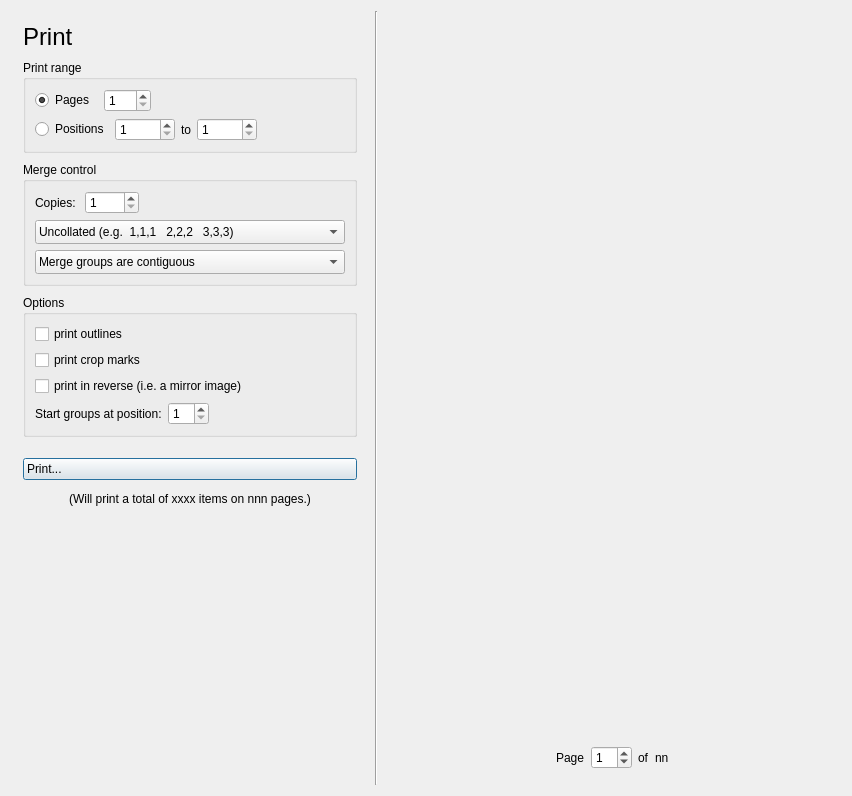
<?xml version="1.0" encoding="UTF-8"?>
<ui version="4.0">
 <class>PrintView</class>
 <widget class="QWidget" name="PrintView">
  <property name="geometry">
   <rect>
    <x>0</x>
    <y>0</y>
    <width>852</width>
    <height>796</height>
   </rect>
  </property>
  <property name="sizePolicy">
   <sizepolicy hsizetype="Expanding" vsizetype="Expanding">
    <horstretch>0</horstretch>
    <verstretch>0</verstretch>
   </sizepolicy>
  </property>
  <property name="windowTitle">
   <string notr="true">Form</string>
  </property>
  <layout class="QHBoxLayout" name="horizontalLayout" stretch="0,0,1">
   <item>
    <layout class="QVBoxLayout" name="verticalLayout_2">
     <property name="spacing">
      <number>9</number>
     </property>
     <property name="sizeConstraint">
      <enum>QLayout::SetDefaultConstraint</enum>
     </property>
     <property name="leftMargin">
      <number>12</number>
     </property>
     <property name="topMargin">
      <number>12</number>
     </property>
     <property name="rightMargin">
      <number>12</number>
     </property>
     <property name="bottomMargin">
      <number>12</number>
     </property>
     <item>
      <widget class="QLabel" name="titleLabel">
       <property name="sizePolicy">
        <sizepolicy hsizetype="Minimum" vsizetype="Preferred">
         <horstretch>0</horstretch>
         <verstretch>0</verstretch>
        </sizepolicy>
       </property>
       <property name="text">
        <string notr="true">&lt;span style=&quot; font-size:18pt;&quot;&gt;Print&lt;/span&gt;</string>
       </property>
      </widget>
     </item>
     <item>
      <widget class="QGroupBox" name="printRangeBox">
       <property name="sizePolicy">
        <sizepolicy hsizetype="Minimum" vsizetype="Preferred">
         <horstretch>0</horstretch>
         <verstretch>0</verstretch>
        </sizepolicy>
       </property>
       <property name="minimumSize">
        <size>
         <width>300</width>
         <height>0</height>
        </size>
       </property>
       <property name="maximumSize">
        <size>
         <width>16777215</width>
         <height>16777215</height>
        </size>
       </property>
       <property name="title">
        <string>Print range</string>
       </property>
       <layout class="QVBoxLayout" name="verticalLayout_4">
        <item>
         <layout class="QHBoxLayout" name="horizontalLayout_5">
          <property name="spacing">
           <number>9</number>
          </property>
          <item>
           <widget class="QRadioButton" name="printRangePagesRadio">
            <property name="text">
             <string>Pages</string>
            </property>
            <property name="checked">
             <bool>true</bool>
            </property>
            <attribute name="buttonGroup">
             <string notr="true">buttonGroup</string>
            </attribute>
           </widget>
          </item>
          <item>
           <widget class="QSpinBox" name="printRangePagesSpin">
            <property name="buttonSymbols">
             <enum>QAbstractSpinBox::UpDownArrows</enum>
            </property>
            <property name="accelerated">
             <bool>true</bool>
            </property>
            <property name="minimum">
             <number>1</number>
            </property>
            <property name="maximum">
             <number>250</number>
            </property>
           </widget>
          </item>
          <item>
           <spacer name="horizontalSpacer">
            <property name="orientation">
             <enum>Qt::Horizontal</enum>
            </property>
            <property name="sizeHint" stdset="0">
             <size>
              <width>40</width>
              <height>20</height>
             </size>
            </property>
           </spacer>
          </item>
         </layout>
        </item>
        <item>
         <layout class="QHBoxLayout" name="horizontalLayout_3">
          <item>
           <widget class="QRadioButton" name="printRangePositionsRadio">
            <property name="text">
             <string>Positions</string>
            </property>
            <attribute name="buttonGroup">
             <string notr="true">buttonGroup</string>
            </attribute>
           </widget>
          </item>
          <item>
           <widget class="QSpinBox" name="printRangeStartPositionSpin">
            <property name="sizePolicy">
             <sizepolicy hsizetype="Fixed" vsizetype="Fixed">
              <horstretch>0</horstretch>
              <verstretch>0</verstretch>
             </sizepolicy>
            </property>
            <property name="minimumSize">
             <size>
              <width>60</width>
              <height>0</height>
             </size>
            </property>
            <property name="alignment">
             <set>Qt::AlignLeading|Qt::AlignLeft|Qt::AlignVCenter</set>
            </property>
            <property name="minimum">
             <number>1</number>
            </property>
           </widget>
          </item>
          <item>
           <widget class="QLabel" name="label_4">
            <property name="text">
             <string>to</string>
            </property>
           </widget>
          </item>
          <item>
           <widget class="QSpinBox" name="printRangeLastPositionSpin">
            <property name="sizePolicy">
             <sizepolicy hsizetype="Fixed" vsizetype="Fixed">
              <horstretch>0</horstretch>
              <verstretch>0</verstretch>
             </sizepolicy>
            </property>
            <property name="minimumSize">
             <size>
              <width>60</width>
              <height>0</height>
             </size>
            </property>
            <property name="minimum">
             <number>1</number>
            </property>
           </widget>
          </item>
          <item>
           <spacer name="horizontalSpacer_6">
            <property name="orientation">
             <enum>Qt::Horizontal</enum>
            </property>
            <property name="sizeHint" stdset="0">
             <size>
              <width>40</width>
              <height>20</height>
             </size>
            </property>
           </spacer>
          </item>
         </layout>
        </item>
       </layout>
      </widget>
     </item>
     <item>
      <widget class="QGroupBox" name="mergeBox">
       <property name="title">
        <string>Merge control</string>
       </property>
       <layout class="QGridLayout" name="gridLayout">
        <item row="0" column="0">
         <layout class="QHBoxLayout" name="horizontalLayout_2">
          <property name="spacing">
           <number>9</number>
          </property>
          <item>
           <widget class="QLabel" name="label">
            <property name="text">
             <string>Copies:</string>
            </property>
           </widget>
          </item>
          <item>
           <widget class="QSpinBox" name="mergeCopiesSpin">
            <property name="minimum">
             <number>1</number>
            </property>
            <property name="maximum">
             <number>9999</number>
            </property>
           </widget>
          </item>
          <item>
           <spacer name="horizontalSpacer_3">
            <property name="orientation">
             <enum>Qt::Horizontal</enum>
            </property>
            <property name="sizeHint" stdset="0">
             <size>
              <width>40</width>
              <height>20</height>
             </size>
            </property>
           </spacer>
          </item>
         </layout>
        </item>
        <item row="1" column="0">
         <widget class="QComboBox" name="mergeCollateCombo">
          <property name="styleSheet">
           <string notr="true">text-align:left; padding:3px;</string>
          </property>
          <property name="iconSize">
           <size>
            <width>32</width>
            <height>32</height>
           </size>
          </property>
          <item>
           <property name="text">
            <string>Uncollated (e.g.  1,1,1   2,2,2   3,3,3)</string>
           </property>
           <property name="icon">
            <iconset theme="glabels-uncollated"/>
           </property>
          </item>
          <item>
           <property name="text">
            <string>Collated   (e.g.  1,2,3   1,2,3   1,2,3)</string>
           </property>
           <property name="icon">
            <iconset theme="glabels-collated"/>
           </property>
          </item>
         </widget>
        </item>
        <item row="2" column="0">
         <widget class="QComboBox" name="mergeGroupCombo">
          <property name="styleSheet">
           <string notr="true">text-align:left; padding:3px;</string>
          </property>
          <property name="iconSize">
           <size>
            <width>32</width>
            <height>32</height>
           </size>
          </property>
          <item>
           <property name="text">
            <string>Merge groups are contiguous</string>
           </property>
           <property name="icon">
            <iconset theme="glabels-merge-group-contiguous"/>
           </property>
          </item>
          <item>
           <property name="text">
            <string>Merge groups start on a new page</string>
           </property>
           <property name="icon">
            <iconset theme="glabels-merge-group-page"/>
           </property>
          </item>
         </widget>
        </item>
       </layout>
      </widget>
     </item>
     <item>
      <widget class="QGroupBox" name="groupBox_4">
       <property name="sizePolicy">
        <sizepolicy hsizetype="Minimum" vsizetype="Preferred">
         <horstretch>0</horstretch>
         <verstretch>0</verstretch>
        </sizepolicy>
       </property>
       <property name="minimumSize">
        <size>
         <width>300</width>
         <height>0</height>
        </size>
       </property>
       <property name="maximumSize">
        <size>
         <width>16777215</width>
         <height>16777215</height>
        </size>
       </property>
       <property name="title">
        <string>Options</string>
       </property>
       <layout class="QGridLayout" name="gridLayout_4">
        <item row="1" column="0">
         <layout class="QVBoxLayout" name="verticalLayout">
          <item>
           <widget class="QCheckBox" name="printOutlinesCheck">
            <property name="text">
             <string>print outlines</string>
            </property>
           </widget>
          </item>
          <item>
           <widget class="QCheckBox" name="printCropMarksCheck">
            <property name="text">
             <string>print crop marks</string>
            </property>
           </widget>
          </item>
          <item>
           <widget class="QCheckBox" name="printReverseCheck">
            <property name="text">
             <string>print in reverse (i.e. a mirror image)</string>
            </property>
           </widget>
          </item>
          <item>
           <widget class="QWidget" name="mergeOnlyOptions" native="true">
            <layout class="QHBoxLayout" name="horizontalLayout_8">
             <property name="leftMargin">
              <number>0</number>
             </property>
             <property name="topMargin">
              <number>0</number>
             </property>
             <property name="rightMargin">
              <number>0</number>
             </property>
             <property name="bottomMargin">
              <number>0</number>
             </property>
             <item>
              <widget class="QLabel" name="label_2">
               <property name="sizePolicy">
                <sizepolicy hsizetype="Minimum" vsizetype="Preferred">
                 <horstretch>0</horstretch>
                 <verstretch>0</verstretch>
                </sizepolicy>
               </property>
               <property name="text">
                <string>Start groups at position:</string>
               </property>
              </widget>
             </item>
             <item>
              <widget class="QSpinBox" name="mergeStartPositionSpin">
               <property name="sizePolicy">
                <sizepolicy hsizetype="Minimum" vsizetype="Fixed">
                 <horstretch>0</horstretch>
                 <verstretch>0</verstretch>
                </sizepolicy>
               </property>
               <property name="minimum">
                <number>1</number>
               </property>
              </widget>
             </item>
             <item>
              <spacer name="horizontalSpacer_2">
               <property name="orientation">
                <enum>Qt::Horizontal</enum>
               </property>
               <property name="sizeHint" stdset="0">
                <size>
                 <width>40</width>
                 <height>20</height>
                </size>
               </property>
              </spacer>
             </item>
            </layout>
           </widget>
          </item>
         </layout>
        </item>
       </layout>
      </widget>
     </item>
     <item>
      <spacer name="verticalSpacer_2">
       <property name="orientation">
        <enum>Qt::Vertical</enum>
       </property>
       <property name="sizeType">
        <enum>QSizePolicy::Fixed</enum>
       </property>
       <property name="sizeHint" stdset="0">
        <size>
         <width>20</width>
         <height>12</height>
        </size>
       </property>
      </spacer>
     </item>
     <item>
      <widget class="QPushButton" name="printButton">
       <property name="sizePolicy">
        <sizepolicy hsizetype="Minimum" vsizetype="Fixed">
         <horstretch>0</horstretch>
         <verstretch>0</verstretch>
        </sizepolicy>
       </property>
       <property name="styleSheet">
        <string notr="true">text-align:left; padding:3px;</string>
       </property>
       <property name="text">
        <string>Print...</string>
       </property>
       <property name="icon">
        <iconset theme="glabels-print"/>
       </property>
       <property name="iconSize">
        <size>
         <width>32</width>
         <height>32</height>
        </size>
       </property>
       <property name="default">
        <bool>true</bool>
       </property>
      </widget>
     </item>
     <item>
      <layout class="QHBoxLayout" name="horizontalLayout_7">
       <item>
        <spacer name="horizontalSpacer_4">
         <property name="orientation">
          <enum>Qt::Horizontal</enum>
         </property>
         <property name="sizeHint" stdset="0">
          <size>
           <width>2</width>
           <height>20</height>
          </size>
         </property>
        </spacer>
       </item>
       <item>
        <widget class="QLabel" name="printDescriptionLabel">
         <property name="sizePolicy">
          <sizepolicy hsizetype="MinimumExpanding" vsizetype="Preferred">
           <horstretch>0</horstretch>
           <verstretch>0</verstretch>
          </sizepolicy>
         </property>
         <property name="minimumSize">
          <size>
           <width>330</width>
           <height>0</height>
          </size>
         </property>
         <property name="text">
          <string notr="true">&lt;html&gt;&lt;head/&gt;&lt;body&gt;&lt;p&gt;(Will print a total of xxxx items on nnn pages.)&lt;/p&gt;&lt;/body&gt;&lt;/html&gt;</string>
         </property>
         <property name="alignment">
          <set>Qt::AlignCenter</set>
         </property>
        </widget>
       </item>
       <item>
        <spacer name="horizontalSpacer_5">
         <property name="orientation">
          <enum>Qt::Horizontal</enum>
         </property>
         <property name="sizeHint" stdset="0">
          <size>
           <width>2</width>
           <height>20</height>
          </size>
         </property>
        </spacer>
       </item>
      </layout>
     </item>
     <item>
      <spacer name="verticalSpacer">
       <property name="orientation">
        <enum>Qt::Vertical</enum>
       </property>
       <property name="sizeHint" stdset="0">
        <size>
         <width>20</width>
         <height>40</height>
        </size>
       </property>
      </spacer>
     </item>
    </layout>
   </item>
   <item>
    <widget class="Line" name="line">
     <property name="orientation">
      <enum>Qt::Vertical</enum>
     </property>
    </widget>
   </item>
   <item>
    <layout class="QVBoxLayout" name="verticalLayout_3">
     <property name="sizeConstraint">
      <enum>QLayout::SetDefaultConstraint</enum>
     </property>
     <item>
      <widget class="glabels::Preview" name="preview" native="true">
       <property name="sizePolicy">
        <sizepolicy hsizetype="Expanding" vsizetype="Expanding">
         <horstretch>0</horstretch>
         <verstretch>0</verstretch>
        </sizepolicy>
       </property>
       <property name="minimumSize">
        <size>
         <width>400</width>
         <height>520</height>
        </size>
       </property>
      </widget>
     </item>
     <item>
      <layout class="QHBoxLayout" name="horizontalLayout_6">
       <property name="bottomMargin">
        <number>16</number>
       </property>
       <item>
        <spacer name="horizontalSpacer_8">
         <property name="orientation">
          <enum>Qt::Horizontal</enum>
         </property>
         <property name="sizeHint" stdset="0">
          <size>
           <width>40</width>
           <height>20</height>
          </size>
         </property>
        </spacer>
       </item>
       <item>
        <widget class="QLabel" name="label_5">
         <property name="text">
          <string>Page</string>
         </property>
        </widget>
       </item>
       <item>
        <widget class="QSpinBox" name="pageSpin">
         <property name="value">
          <number>1</number>
         </property>
        </widget>
       </item>
       <item>
        <widget class="QLabel" name="label_6">
         <property name="text">
          <string>of</string>
         </property>
        </widget>
       </item>
       <item>
        <widget class="QLabel" name="nPagesLabel">
         <property name="text">
          <string>nn</string>
         </property>
        </widget>
       </item>
       <item>
        <spacer name="horizontalSpacer_9">
         <property name="orientation">
          <enum>Qt::Horizontal</enum>
         </property>
         <property name="sizeHint" stdset="0">
          <size>
           <width>40</width>
           <height>20</height>
          </size>
         </property>
        </spacer>
       </item>
      </layout>
     </item>
    </layout>
   </item>
  </layout>
 </widget>
 <customwidgets>
  <customwidget>
   <class>glabels::Preview</class>
   <extends>QWidget</extends>
   <header>Preview.h</header>
   <container>1</container>
  </customwidget>
 </customwidgets>
 <resources>
  <include location="../icons.qrc"/>
 </resources>
 <connections>
  <connection>
   <sender>printRangePagesSpin</sender>
   <signal>valueChanged(int)</signal>
   <receiver>PrintView</receiver>
   <slot>onFormChanged()</slot>
   <hints>
    <hint type="sourcelabel">
     <x>175</x>
     <y>122</y>
    </hint>
    <hint type="destinationlabel">
     <x>2</x>
     <y>341</y>
    </hint>
   </hints>
  </connection>
  <connection>
   <sender>printOutlinesCheck</sender>
   <signal>toggled(bool)</signal>
   <receiver>PrintView</receiver>
   <slot>onFormChanged()</slot>
   <hints>
    <hint type="sourcelabel">
     <x>182</x>
     <y>444</y>
    </hint>
    <hint type="destinationlabel">
     <x>2</x>
     <y>409</y>
    </hint>
   </hints>
  </connection>
  <connection>
   <sender>printCropMarksCheck</sender>
   <signal>toggled(bool)</signal>
   <receiver>PrintView</receiver>
   <slot>onFormChanged()</slot>
   <hints>
    <hint type="sourcelabel">
     <x>152</x>
     <y>475</y>
    </hint>
    <hint type="destinationlabel">
     <x>6</x>
     <y>445</y>
    </hint>
   </hints>
  </connection>
  <connection>
   <sender>printReverseCheck</sender>
   <signal>toggled(bool)</signal>
   <receiver>PrintView</receiver>
   <slot>onFormChanged()</slot>
   <hints>
    <hint type="sourcelabel">
     <x>156</x>
     <y>506</y>
    </hint>
    <hint type="destinationlabel">
     <x>6</x>
     <y>485</y>
    </hint>
   </hints>
  </connection>
  <connection>
   <sender>pageSpin</sender>
   <signal>valueChanged(int)</signal>
   <receiver>PrintView</receiver>
   <slot>onFormChanged()</slot>
   <hints>
    <hint type="sourcelabel">
     <x>641</x>
     <y>760</y>
    </hint>
    <hint type="destinationlabel">
     <x>1</x>
     <y>532</y>
    </hint>
   </hints>
  </connection>
  <connection>
   <sender>printButton</sender>
   <signal>clicked()</signal>
   <receiver>PrintView</receiver>
   <slot>onPrintButtonClicked()</slot>
   <hints>
    <hint type="sourcelabel">
     <x>291</x>
     <y>589</y>
    </hint>
    <hint type="destinationlabel">
     <x>5</x>
     <y>277</y>
    </hint>
   </hints>
  </connection>
  <connection>
   <sender>mergeCopiesSpin</sender>
   <signal>valueChanged(int)</signal>
   <receiver>PrintView</receiver>
   <slot>onFormChanged()</slot>
   <hints>
    <hint type="sourcelabel">
     <x>159</x>
     <y>243</y>
    </hint>
    <hint type="destinationlabel">
     <x>7</x>
     <y>218</y>
    </hint>
   </hints>
  </connection>
  <connection>
   <sender>printRangePagesRadio</sender>
   <signal>toggled(bool)</signal>
   <receiver>PrintView</receiver>
   <slot>onFormChanged()</slot>
   <hints>
    <hint type="sourcelabel">
     <x>59</x>
     <y>108</y>
    </hint>
    <hint type="destinationlabel">
     <x>6</x>
     <y>76</y>
    </hint>
   </hints>
  </connection>
  <connection>
   <sender>printRangeStartPositionSpin</sender>
   <signal>valueChanged(int)</signal>
   <receiver>PrintView</receiver>
   <slot>onFormChanged()</slot>
   <hints>
    <hint type="sourcelabel">
     <x>142</x>
     <y>149</y>
    </hint>
    <hint type="destinationlabel">
     <x>5</x>
     <y>123</y>
    </hint>
   </hints>
  </connection>
  <connection>
   <sender>printRangeLastPositionSpin</sender>
   <signal>valueChanged(int)</signal>
   <receiver>PrintView</receiver>
   <slot>onFormChanged()</slot>
   <hints>
    <hint type="sourcelabel">
     <x>226</x>
     <y>145</y>
    </hint>
    <hint type="destinationlabel">
     <x>8</x>
     <y>155</y>
    </hint>
   </hints>
  </connection>
  <connection>
   <sender>mergeCollateCombo</sender>
   <signal>currentIndexChanged(int)</signal>
   <receiver>PrintView</receiver>
   <slot>onFormChanged()</slot>
   <hints>
    <hint type="sourcelabel">
     <x>52</x>
     <y>261</y>
    </hint>
    <hint type="destinationlabel">
     <x>3</x>
     <y>192</y>
    </hint>
   </hints>
  </connection>
  <connection>
   <sender>mergeGroupCombo</sender>
   <signal>currentIndexChanged(int)</signal>
   <receiver>PrintView</receiver>
   <slot>onFormChanged()</slot>
   <hints>
    <hint type="sourcelabel">
     <x>231</x>
     <y>314</y>
    </hint>
    <hint type="destinationlabel">
     <x>5</x>
     <y>378</y>
    </hint>
   </hints>
  </connection>
  <connection>
   <sender>mergeStartPositionSpin</sender>
   <signal>valueChanged(int)</signal>
   <receiver>PrintView</receiver>
   <slot>onFormChanged()</slot>
   <hints>
    <hint type="sourcelabel">
     <x>199</x>
     <y>362</y>
    </hint>
    <hint type="destinationlabel">
     <x>4</x>
     <y>309</y>
    </hint>
   </hints>
  </connection>
 </connections>
 <slots>
  <slot>onPrintButtonClicked()</slot>
  <slot>onFormChanged()</slot>
  <slot>onPrinterPropertiesButtonClicked()</slot>
 </slots>
 <buttongroups>
  <buttongroup name="buttonGroup"/>
 </buttongroups>
</ui>
